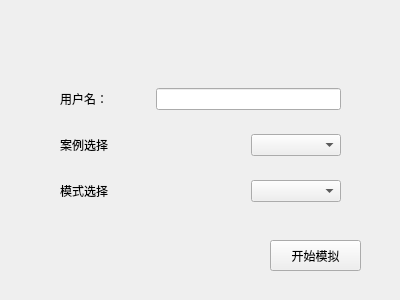
<?xml version="1.0" encoding="UTF-8"?>
<ui version="4.0">
 <class>ChoiseWidget</class>
 <widget class="QWidget" name="ChoiseWidget">
  <property name="geometry">
   <rect>
    <x>0</x>
    <y>0</y>
    <width>400</width>
    <height>300</height>
   </rect>
  </property>
  <property name="windowTitle">
   <string>Form</string>
  </property>
  <widget class="QPushButton" name="startButton">
   <property name="geometry">
    <rect>
     <x>270</x>
     <y>240</y>
     <width>91</width>
     <height>31</height>
    </rect>
   </property>
   <property name="text">
    <string>开始模拟</string>
   </property>
  </widget>
  <widget class="QWidget" name="">
   <property name="geometry">
    <rect>
     <x>60</x>
     <y>70</y>
     <width>281</width>
     <height>151</height>
    </rect>
   </property>
   <layout class="QGridLayout" name="gridLayout">
    <item row="0" column="0">
     <widget class="QLabel" name="label">
      <property name="text">
       <string>用户名：</string>
      </property>
     </widget>
    </item>
    <item row="0" column="1" colspan="2">
     <widget class="QLineEdit" name="lineEdit"/>
    </item>
    <item row="1" column="0" colspan="2">
     <widget class="QLabel" name="label_2">
      <property name="text">
       <string>案例选择</string>
      </property>
     </widget>
    </item>
    <item row="1" column="2">
     <widget class="QComboBox" name="sampleBox"/>
    </item>
    <item row="2" column="0" colspan="2">
     <widget class="QLabel" name="label_3">
      <property name="text">
       <string>模式选择</string>
      </property>
     </widget>
    </item>
    <item row="2" column="2">
     <widget class="QComboBox" name="modeBox"/>
    </item>
   </layout>
  </widget>
 </widget>
 <resources/>
 <connections/>
</ui>
